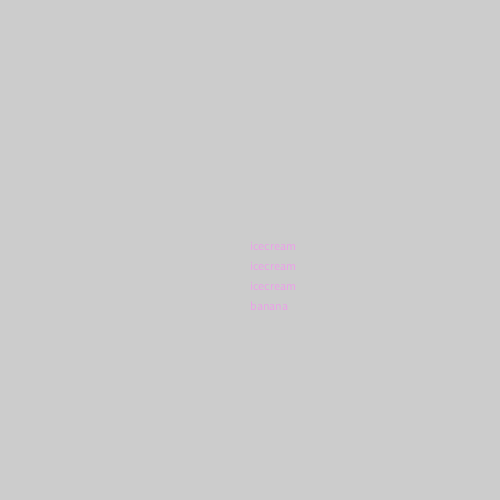
Frame 1 (no input)
Frame 60 (the mouse pressed at the canvas centre just before this capture): identical to frame 1, image omitted
Frame 120 (the mouse held since frame 60 and released just before this capture): identical to frame 1, image omitted

The Processing sketch that drew this single still picture (run headless with seeded random() and noise(); from frame 60 on, the mouse is pressed at the canvas centre):

// Processing sketch: Banana_Split
// ── Banana_Split.pde
int x = 250;
int y = 250;
void setup () {
size (500, 500);
fill (234,161,231);
for(int i=3; i>0; i--){
text("icecream", x, y);
y = y+20;
}
text("banana", 250, 310 );

}
void draw () {

}
